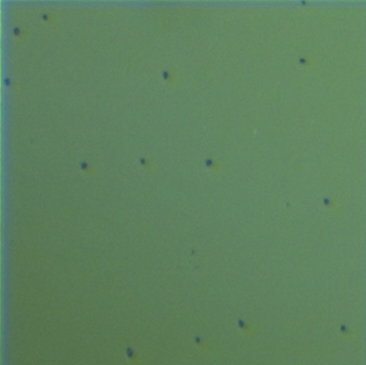
#> input picture models/research/object_detection/test_images/cell_0.bmp, 366 x 365 px, given in place of 5min191001_010_ovl.jpg, which was not available
$ python temp.py
#> lines starting #> are read from the running program, lines starting #| are printed output that depends on the picture; after the words box and inside, x2 and y2 are one past the last pixel; in counts of white or black regions, pixels touching at a corner belong together; pictures that were not available may be replaced by others from this repository, and a replacement may not be noted
import numpy as np #pip install numpy
import cv2  #pip install python-opencv
import matplotlib.pyplot as plt #pip install matplotlib

class ImageOperation:
    def __init__(self, filePath):
        self.filePath = filePath

    def loadImage(self):
        self.frame = cv2.imread(self.filePath)
#> self.frame is the input picture: shape (365, 366, 3); mean B, G, R 95, 130.2, 94.6
        self.ansFrame = np.copy(self.frame)
        self.height = self.frame.shape[0]
#> self.height = 365
        self.width = self.frame.shape[1]
#> self.width = 366

    def cannyConvert(self):
        gray = cv2.cvtColor(self.frame, cv2.COLOR_RGB2GRAY)
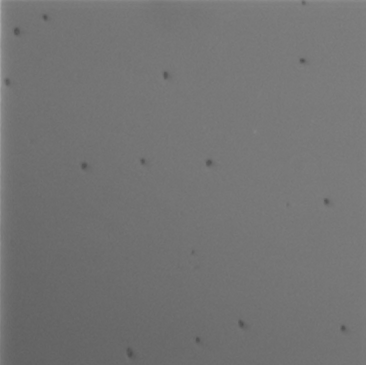
#> gray: shape (365, 366); min 76, max 169, mean 115.6
        blur = cv2.GaussianBlur(gray, (7, 7), 0)
        self.canny = cv2.Canny(blur, 7, 7)
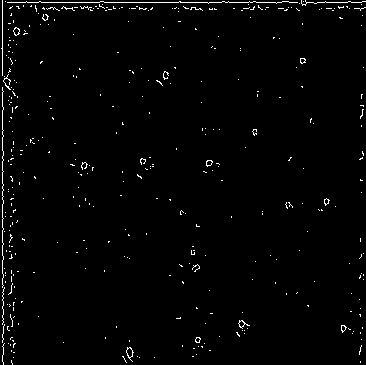
#> self.canny: shape (365, 366); 1.6% white in thin lines or dots
        plt.imshow(self.canny)
        plt.show()

    def findHoughLines(self):
        self.lines = cv2.HoughLines(self.canny, 1, np.pi / 90, 250, np.array([]), 0, 0)
#> self.lines = [[2, 1.57], [2, 0]]

    def find_avg_hline(self, temp):
        t = 0
        sum = 0.0
        for i in temp:
            sum += i[1]
            t += 1
        avg = int(sum / t)
        return [temp[0][0], avg, temp[0][2], temp[0][3], avg, temp[0][5], avg]

    def find_avg_vline(self, temp):
        t = 0
        sum = 0.0
        for i in temp:
            sum += i[1]
            t += 1
        avg = int(sum / t)
        return [temp[0][0], avg, temp[0][2], avg, temp[0][4], avg, temp[0][6]]

    def sort_lines(self):
        temp1 = []
        temp2 = []
        if self.lines is not None:
            for i in self.lines:
                rho = i[0][0]
                if rho >= 0:
                    theta = i[0][1]
                    a = int(round(np.cos(theta)))
                    b = int(round(np.sin(theta)))
                    if a == 0:
                        temp1.append([True, rho, theta, 0, rho, self.width, rho])
                    else:
                        temp2.append([True, rho, theta, rho, 0, rho, self.height])

        temp = [[False, 0, 0, 0, 0, self.width, 0], [False, 0, 0, 0, self.height, self.width, self.height]]
        temp_ = [[False, 0, 0, 0, 0, 0, self.height], [False, 0, 0, self.width, 0, self.width, self.height]]
        for j in range(0, len(temp1)):
            t = []
            for i in range(j, len(temp1)):
                if temp1[i][0] and temp1[i][2] == temp1[j][2] and np.abs(temp1[j][1] - temp1[i][1]) < 300:
                    t.append(temp1[i])
                    temp1[i][0] = False
            if t:
                temp.append(self.find_avg_hline(t))
        for j in range(0, len(temp2)):
            t = []
            for i in range(j, len(temp2)):
                if temp2[i][0] and temp2[i][2] == temp2[j][2] and np.abs(temp2[j][1] - temp2[i][1]) < 50:
                    t.append(temp2[i])
                    temp2[i][0] = False
            if t:
                temp_.append(self.find_avg_vline(t))
        intersection_point = []
        for j in temp:
            for i in temp_:
                intersection_point.append(self.lineIntersection([j[3], j[4]], [j[5], j[6]], [i[3], i[4]], [i[5], i[6]]))
        intersection_point_ = []
        intersection_point = sorted(intersection_point)
        for i in range(len(temp_)):
            intersection_point_.append(intersection_point[i * len(temp):i * len(temp) + len(temp)])
        for i in temp_:
            temp.append(i)
        self.lines = temp
        self.intersection_point = intersection_point_

    def lineIntersection(self, A, B, C, D):
        a1 = B[1] - A[1]
        b1 = A[0] - B[0]
        c1 = a1 * A[0] + b1 * A[1]
        a2 = D[1] - C[1]
        b2 = C[0] - D[0]
        c2 = a2 * C[0] + b2 * C[1]
        determinant = a1 * b2 - a2 * b1
        if determinant == 0:
            return [np.Inf, np.Inf]
        else:
            x = (b2 * c1 - b1 * c2) / determinant
            y = (a1 * c2 - a2 * c1) / determinant
            return (int(x), int(y))

    def find_area(self, A, D):
        return (D[0]-A[0])*(D[1]-A[1])

    def saveImage(self):
        cv2.imwrite("test_images/temp.jpg", self.frame)

    def display_lines(self):
        for i in self.lines:
            rho = i[1]
            theta = i[2]
            a = int(round(np.cos(theta)))
            if a == 0:
                cv2.line(self.frame, (0, rho), (self.width, rho), (255, 0, 0), 2)
            else:
                cv2.line(self.frame, (rho, 0), (rho, self.height), (255, 0, 0), 2)
        plt.imshow(self.frame)
        plt.show()

    def display_lines_(self):
        for i in self.lines:
            rho = i[0][0]
            theta = i[0][1]
            a = int(round(np.cos(theta)))
            if a == 0:
                cv2.line(self.ansFrame, (0, rho), (self.width, rho), (255, 0, 0), 2)
            else:
                cv2.line(self.ansFrame, (rho, 0), (rho, self.height), (255, 0, 0), 2)
#> this loop made 2 passes
#> (rho, theta, a) on passes 1 to 2: (2, 1.57, 0), (2, 0, 1)
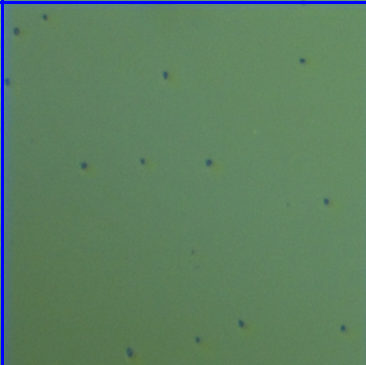
#> self.ansFrame: shape (365, 366, 3); 1.63% of pixels changed, all inside (x1, y1, x2, y2) = (0, 0, 366, 365)
        plt.imshow(self.ansFrame)
        plt.show()

# image = ImageOperation("test_images/img.jpg")
image = ImageOperation("5min191001_010_ovl.jpg")
image.loadImage()
image.cannyConvert()
image.findHoughLines()
image.display_lines_()
print(image.lines.shape)
#| (2, 1, 2)
image.sort_lines()
#> the loop in sort_lines, `for i in self.lines:` made 2 passes
#> (rho, theta, a, b) on passes 1 to 2: (2, 1.57, 0, 1), (2, 0, 1, 0)
#> after the loop in sort_lines, `for i in self.lines:`: temp1 = [[True, 2, 1.57, 0, 2, 366, 2]]; temp2 = [[True, 2, 0, 2, 0, 2, 365]]
#> the loop in sort_lines, `for j in range(0, len(temp1)):` made 1 pass
#> avg in find_avg_hline on pass 1: 2
#> after the loop in sort_lines, `for j in range(0, len(temp1)):`: temp = [[False, 0, 0, 0, 0, 366, 0], [False, 0, 0, 0, 365, 366, 365], [False, 2, 1.57, 0, 2, 366, 2]]; temp1 = [[False, 2, 1.57, 0, 2, 366, 2]]
#> the loop in sort_lines, `for j in range(0, len(temp2)):` made 1 pass
#> after the loop in sort_lines, `for j in range(0, len(temp2)):`: temp2 = [[False, 2, 0, 2, 0, 2, 365]]; temp_ = [[False, 0, 0, 0, 0, 0, 365], [False, 0, 0, 366, 0, 366, 365], [False, 2, 0, 2, 0, 2, 365]]
#> the loop in sort_lines, `for j in temp:` made 3 passes
#> j on passes 1 to 3: [False, 0, 0, 0, 0, 366, 0], [False, 0, 0, 0, 365, 366, 365], [False, 2, 1.57, 0, 2, 366, 2]
#> after the loop in sort_lines, `for j in temp:`: intersection_point = [(0, 0), (366, 0), (2, 0), (0, 365), (366, 365), (2, 365), (0, 2), (366, 2), (2, 2)]
#> in sort_lines, `intersection_point_ = []`: intersection_point_ = []
#> in sort_lines, `intersection_point = sorted(intersection_point)`: intersection_point = [(0, 0), (0, 2), (0, 365), (2, 0), (2, 2), (2, 365), (366, 0), (366, 2), (366, 365)]
#> the loop in sort_lines, `for i in range(len(temp_)):` made 3 passes
#> after the loop in sort_lines, `for i in range(len(temp_)):`: intersection_point_ = [[(0, 0), (0, 2), (0, 365)], [(2, 0), (2, 2), (2, 365)], [(366, 0), (366, 2), (366, 365)]]
#> the loop in sort_lines, `for i in temp_:` made 3 passes
#> after the loop in sort_lines, `for i in temp_:`: temp = [[False, 0, 0, 0, 0, 366, 0], [False, 0, 0, 0, 365, 366, 365], [False, 2, 1.57, 0, 2, 366, 2], [False, 0, 0, 0, 0, 0, 365], [False, 0, 0, 366, 0, 366, 365], [False, 2, 0, 2, 0, 2, 365]]
#> in sort_lines, `self.lines = temp`: self.lines has the same summary as temp
#> in sort_lines, `self.intersection_point = intersection_point_`: self.intersection_point has the same summary as intersection_point_
image.display_lines()
#> the loop in display_lines, `for i in self.lines:` made 6 passes
#> (i, rho, theta, a) on passes 1 to 6: ([False, 0, 0, 0, 0, 366, 0], 0, 0, 1), ([False, 0, 0, 0, 365, 366, 365], 0, 0, 1), ([False, 2, 1.57, 0, 2, 366, 2], 2, 1.57, 0), ([False, 0, 0, 0, 0, 0, 365], 0, 0, 1), ([False, 0, 0, 366, 0, 366, 365], 0, 0, 1), ([False, 2, 0, 2, 0, 2, 365], 2, 0, 1)
#> after the loop in display_lines, `for i in self.lines:`:
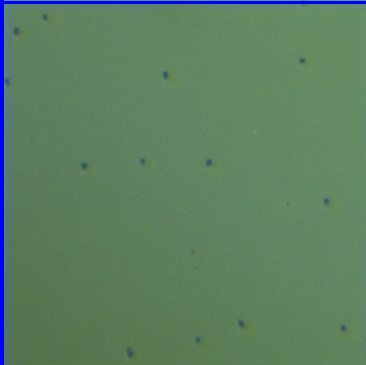
#> self.frame: shape (365, 366, 3); 1.91% of pixels changed, all inside (x1, y1, x2, y2) = (0, 0, 366, 365)

#
# sporeCount = Spore("inference_graph/frozen_inference_graph.pb", image)
# sporeCount.loadModel()
# sporeCount.find_valid_area()


# # import subprocess
# # MyOut = subprocess.Popen('set PYTHONPATH=C:/tensorflow1/project/Project 2.0/models/research/slim && python models/research/object_detection/train.py --logtostderr --train_dir=models/research/object_detection/training/ --pipeline_config_path=models/research/object_detection/training/faster_rcnn_inception_v2_pets.config',
# #             stdout=subprocess.PIPE,
# #             stderr=subprocess.STDOUT, shell=True)
# # stdout,stderr = MyOut.communicate()
# # # flag = input()
# # print("Hii")
# # MyOut.terminate()
# # print(stdout)
# # print(stderr
# # test = subprocess.Popen('set PYTHONPATH=C:\\tensorflow1\\models\\research\\slim && python models/research/object_detection/train.py --logtostderr --train_dir=models/research/object_detection/training/ --pipeline_config_path=models/research/object_detection/training/faster_rcnn_inception_v2_pets.config').read()
# # print(test)
# # import os
# # os.popen('start')
# # import random
# #sampling with replacement
# # list = [20, 30, 40, 50 ,60, 70, 80]
# # sampling = random.sample(list, k=4)
# # print("sampling with choices() ", sampling)
# # import math
# # while True:
# #     n = int(input())
# #     print(math.ceil(n*0.3))
# import cv2
# import numpy as np
#
# image = cv2.imread('5min191001_010_ovl.jpg')
#
# # Grayscale and Canny Edges extracted
# gray = cv2.cvtColor(image, cv2.COLOR_BGR2GRAY)
# edges = cv2.Canny(gray, 100, 170, apertureSize = 3)
#
# # Run HoughLines using a rho accuracy of 1 pixel
# # theta accuracy of np.pi / 180 which is 1 degree
# # Our line threshold is set to 190 (number of points on line)
# lines = cv2.HoughLines(edges, 1, np.pi / 180, 190)
#
# # We iterate through each line and convert it to the format
# # required by cv.lines (i.e. requiring end points)
# for rho, theta in lines[0]:
#     a = int(round(np.cos(theta)))
#     if a == 0:
#         cv2.line(image, (0, rho), (self.width, rho), (255, 0, 0), 2)
#         # temp1.append([True, rho, theta, 0, rho, width, rho])
#     else:
#         cv2.line(image, (rho, 0), (rho, self.height), (255, 0, 0), 2)
#         # temp2.append([True, rho, theta, rho, 0, rho, height])
#     # cv2.line(image, (x1, y1), (x2, y2), (255, 0, 0), 2)
#
# cv2.imshow('Hough Lines', image)
# cv2.waitKey(0)
# cv2.destroyAllWindows()

$ run again, on models/research/object_detection/test_images/cell_1.BMP
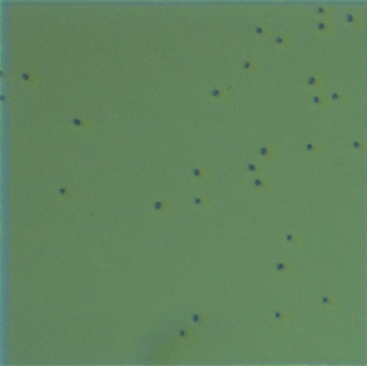
#> input picture models/research/object_detection/test_images/cell_1.BMP, 367 x 366 px, given in place of 5min191001_010_ovl.jpg, which was not available
#> in loadImage, self.frame is the input picture: shape (366, 367, 3); mean B, G, R 95, 132.5, 98.1
#> in cannyConvert, `self.canny = cv2.Canny(blur, 7, 7)`:
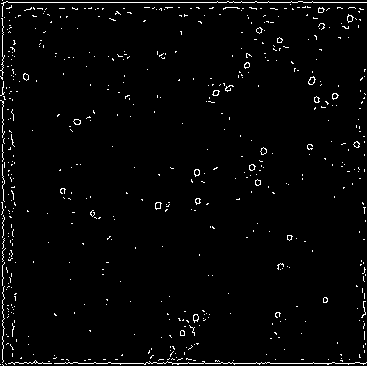
#> self.canny: shape (366, 367); 2.4% white in thin lines or dots
#> in findHoughLines, `self.lines = cv2.HoughLines(self.canny, 1, np.pi / 90, 250, np.array([..`: self.lines = [[2, 1.57], [363, 1.57]]
#> the loop in display_lines_, `for i in self.lines:` made 2 passes
#> (rho, theta, a) on passes 1 to 2: (2, 1.57, 0), (363, 1.57, 0)
#| (2, 1, 2)
#> the loop in sort_lines, `for i in self.lines:` made 2 passes
#> (rho, theta, a, b) on passes 1 to 2: (2, 1.57, 0, 1), (363, 1.57, 0, 1)
#> after the loop in sort_lines, `for i in self.lines:`: temp1 = [[True, 2, 1.57, 0, 2, 367, 2], [True, 363, 1.57, 0, 363, 367, 363]]; temp2 = []
#> the loop in sort_lines, `for j in range(0, len(temp1)):` made 2 passes
#> avg in find_avg_hline on passes 1 to 2: 2, 363
#> after the loop in sort_lines, `for j in range(0, len(temp1)):`: temp = [[False, 0, 0, 0, 0, 367, 0], [False, 0, 0, 0, 366, 367, 366], [False, 2, 1.57, 0, 2, 367, 2], [False, 363, 1.57, 0, 363, 367, 363]]; temp1 = [[False, 2, 1.57, 0, 2, 367, 2], [False, 363, 1.57, 0, 363, 367, 363]]
#> the loop in sort_lines, `for j in temp:` made 4 passes
#> j on passes 1 to 4: [False, 0, 0, 0, 0, 367, 0], [False, 0, 0, 0, 366, 367, 366], [False, 2, 1.57, 0, 2, 367, 2], [False, 363, 1.57, 0, 363, 367, 363]
#> after the loop in sort_lines, `for j in temp:`: intersection_point = [(0, 0), (367, 0), (0, 366), (367, 366), (0, 2), (367, 2), (0, 363), (367, 363)]
#> in sort_lines, `intersection_point_ = []`: intersection_point_ = []
#> in sort_lines, `intersection_point = sorted(intersection_point)`: intersection_point = [(0, 0), (0, 2), (0, 363), (0, 366), (367, 0), (367, 2), (367, 363), (367, 366)]
#> the loop in sort_lines, `for i in range(len(temp_)):` made 2 passes
#> after the loop in sort_lines, `for i in range(len(temp_)):`: intersection_point_ = [[(0, 0), (0, 2), (0, 363), (0, 366)], [(367, 0), (367, 2), (367, 363), (367, 366)]]
#> the loop in sort_lines, `for i in temp_:` made 2 passes
#> i on passes 1 to 2: [False, 0, 0, 0, 0, 0, 366], [False, 0, 0, 367, 0, 367, 366]
#> after the loop in sort_lines, `for i in temp_:`: temp = [[False, 0, 0, 0, 0, 367, 0], [False, 0, 0, 0, 366, 367, 366], [False, 2, 1.57, 0, 2, 367, 2], [False, 363, 1.57, 0, 363, 367, 363], [False, 0, 0, 0, 0, 0, 366], [False, 0, 0, 367, 0, 367, 366]]
#> in sort_lines, `self.lines = temp`: self.lines has the same summary as temp
#> self.intersection_point has the same summary as intersection_point_
#> the loop in display_lines, `for i in self.lines:` made 6 passes
#> (i, rho, theta, a) on passes 1 to 6: ([False, 0, 0, 0, 0, 367, 0], 0, 0, 1), ([False, 0, 0, 0, 366, 367, 366], 0, 0, 1), ([False, 2, 1.57, 0, 2, 367, 2], 2, 1.57, 0), ([False, 363, 1.57, 0, 363, 367, 363], 363, 1.57, 0), ([False, 0, 0, 0, 0, 0, 366], 0, 0, 1), ([False, 0, 0, 367, 0, 367, 366], 0, 0, 1)
#> after the loop in display_lines, `for i in self.lines:`:
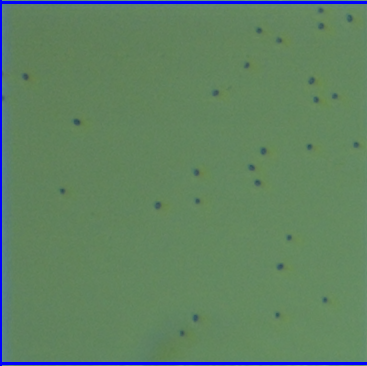
#> self.frame: shape (366, 367, 3); 2.18% of pixels changed, all inside (x1, y1, x2, y2) = (0, 0, 367, 366)
